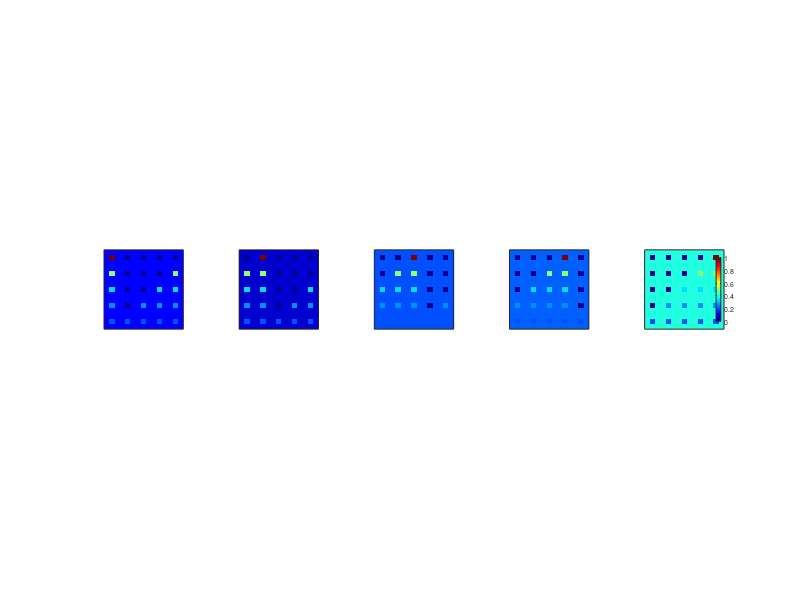
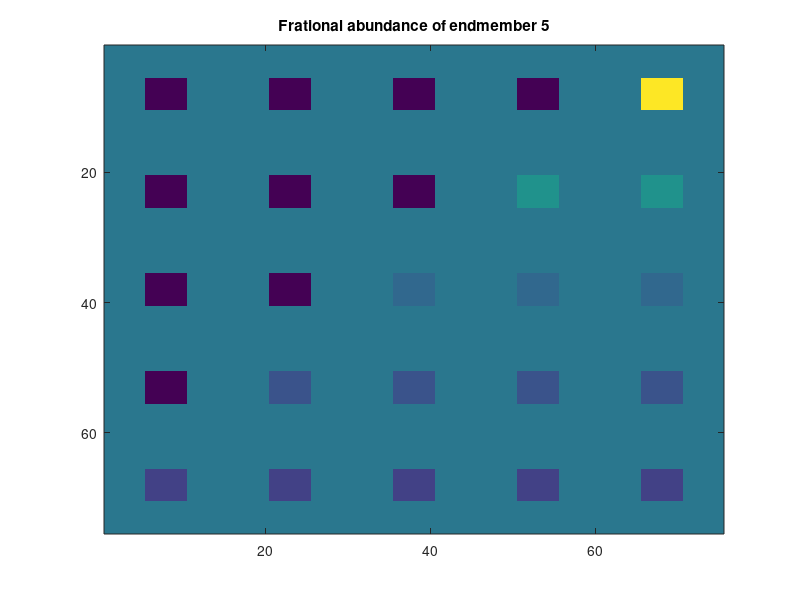

Here is the MATLAB script that generated these plots, in order: (Note: this script raises an error after producing the figures.)
%% demo1 MUA
% =========================================================================
%
% Demo of example 1 (DC1) of the paper.
%   
% [1] Borsoi, R. A., Imbiriba, T., Bermudez, J. C. M., Richard, C. A Fast Multiscale Spatial Regularization for Sparse Hyperspectral Unmixing. IEEE Geoscience and Remote Sensing Letters, 2018.
%   
%   Sparse unmixing using a multiscale spatial regularization method based on the 
%   segmentation/superpixel decomposition of the HSI. Other techniques
%   are included for comparisson (SUNSAL, SUNSAL-TV and S2WSP). Please refer to [1]
%   for more details.
% 
% 
% Original code by Iordache and Bioucas-Dias
% Modified by: Ricardo Borsoi, 2017
% =========================================================================
%
% 
% 
% This demo illustrates the sunsal_TV sparse regression algorithm
% introduced in the paper 
%
%  M.-D. Iordache, J. Bioucas-Dias, and A. Plaza, "Total variation spatial 
%  regularization for sparse hyperspectral unmixing", IEEE Transactions on 
%  Geoscience and Remote Sensing, vol. PP, no. 99, pp. 1-19, 2012.
%
% which solves the optimization problem
%
%   min  0.5*||AX-Y||^2_F + lambda_1 ||X||_{1,1} + lambda_tv TV(X) 
%   X>=0
%
%
%  Demo parameters:
%     p = 5                             % number of endmembers
%     SNR = 40 dB      
%     size(A) = [220, 240]              % size of the library
%     min angle(a_i, a_j) = 4.44 degs   % minimum angle between any two
%                                       % elements of A
%       
%  Notes:
%
%    You may change the demo parameters, namely SNR, the noise correlation,
%    the size of dictionary A by changing min_angle, and the true endmember 
%    matrix M, which, in any case, must contain p=5 columns. 
% 
%   Please keep in mind the following:
%
%     a) sunsal  adapts automatically  the ADMM parameter for 
%        convergence speed 
%  
%     b) sunsal_tv deoes not adapts automatically  the ADMM parameter. 
%        So the inputted parameter mu has a  critical impact on the
%        convergence speed
%
%     c) the regularization parameters  were hand tuned for optimal
%        performance.
% 
% Author: Jose Bioucas Dias, August 2012
%


close all
clear all
clc

mkdir('examples/DC0')
% mkdir('mat_data')

%%
%%%%%%%%%%%%%%%%%%%%%%%%%%%%%%%%%%%%%%%%%%%%%%%%%%%%%%%%%%%%%%%%%%%%%%%%%%
%  Generate data
%%%%%%%%%%%%%%%%%%%%%%%%%%%%%%%%%%%%%%%%%%%%%%%%%%%%%%%%%%%%%%%%%%%%%%%%%%
% number of end members
p = 5;  % fixed for this demo

%SNR in dB
SNR = 30; 20;30;30;20;
% noise bandwidth in pixels of the noise  low pass filter (Gaussian)
bandwidth = 10000; % 10000 == iid noise
%bandwidth = 5*pi/224; % colored noise 


% define random states
rand('state',10);
randn('state',10);


%% 
%%%%%%%%%%%%%%%%%%%%%%%%%%%%%%%%%%%%%%%%%%%%%%%%%%%%%%%%%%%%%%%%%%%%%%%%%%%
% gererate fractional abundances
%%%%%%%%%%%%%%%%%%%%%%%%%%%%%%%%%%%%%%%%%%%%%%%%%%%%%%%%%%%%%%%%%%%%%%%%%%%

% pure pixels
x1 = eye(p);

% mixtures with two materials
x2 = x1 + circshift(eye(p),[1 0]);

% mixtures with three materials
x3 = x2 + circshift(eye(p),[2 0]);

% mixtures with four  materials
x4 = x3 + circshift(eye(p),[3 0]);

% mixtures with four  materials
x5 = x4 + circshift(eye(p),[4 0]);


% normalize
x2 = x2/2;
x3 = x3/3;
x4 = x4/4;
x5 = x5/5;


% background (random mixture)
%x6 = dirichlet(ones(p,1),1)';
x6 = [0.1149 0.0741  0.2003 0.2055, 0.4051]';   % as in the paper

% build a matrix
xt = [x1 x2 x3 x4 x5 x6];


% build image of indices to xt
imp = zeros(3);
imp(2,2)=1;


imind = [imp*1  imp*2 imp* 3 imp*4 imp*5;
    imp*6  imp*7 imp* 8 imp*9 imp*10;
    imp*11  imp*12 imp*13 imp*14 imp*15;
    imp*16  imp*17 imp* 18 imp*19 imp*20;
    imp*21  imp*22 imp* 23 imp*24 imp*25];

imind = kron(imind,ones(5));

% set backround index
imind(imind == 0) = 26;

% generare frectional abundances for all pixels
[nl,nc] = size(imind);
np = nl*nc;     % number of pixels
for i=1:np
    X(:,i) = xt(:,imind(i));
end


% reshape and plot some figures
Xim = reshape(X',nl,nc,p);

%  image endmember 1
figure(1)
imagesc(Xim(:,:,5))
title('Frational abundance of endmember 5')

%  Size of the image
nl = size(imind,1);
nc = size(imind,2);


%% Plot all endmembers
figure
subplot(1,5,1)
imagesc(Xim(:,:,1), [0 1])
axis square, set(gca,'xtick',[]), set(gca,'xticklabel',[]), set(gca,'ytick',[]), set(gca,'yticklabel',[])

subplot(1,5,2)
imagesc(Xim(:,:,2), [0 1])
axis square, set(gca,'xtick',[]), set(gca,'xticklabel',[]), set(gca,'ytick',[]), set(gca,'yticklabel',[])

subplot(1,5,3)
imagesc(Xim(:,:,3), [0 1])
axis square, set(gca,'xtick',[]), set(gca,'xticklabel',[]), set(gca,'ytick',[]), set(gca,'yticklabel',[])

subplot(1,5,4)
imagesc(Xim(:,:,4), [0 1])
axis square, set(gca,'xtick',[]), set(gca,'xticklabel',[]), set(gca,'ytick',[]), set(gca,'yticklabel',[])

h2 = subplot(1,5,5);
imagesc(Xim(:,:,5), [0 1])
axis square, set(gca,'xtick',[]), set(gca,'xticklabel',[]), set(gca,'ytick',[]), set(gca,'yticklabel',[])
originalSize2 = get(gca, 'Position');

h=colorbar; 
set(h2, 'Position', originalSize2);
set(h,'fontsize',5);

colormap jet

print('examples/DC0/true_abundances_DC0','-depsc')
close all

%%
%%%%%%%%%%%%%%%%%%%%%%%%%%%%%%%%%%%%%%%%%%%%%%%%%%%%%%%%%%%%%%%%%%%%%%%%%%%
% buid the dictionary 
%%%%%%%%%%%%%%%%%%%%%%%%%%%%%%%%%%%%%%%%%%%%%%%%%%%%%%%%%%%%%%%%%%%%%%%%%%%
load USGS_1995_Library.mat
%  order bands by increasing wavelength
[dummy index] = sort(datalib(:,1));
A =  datalib(index,4:end);
names = names(4:end,:);


% prune the library 
% min angle (in degres) between any two signatures 
% the larger min_angle the easier is the sparse regression problem
min_angle = 4.44;       
[A, index] = prune_library2(A,min_angle); % 240  signature 
names = names(index',:);

% order  the columns of A by decreasing angles 
[A, index, angles] = sort_library_by_angle(A);
names = names(index',:);


% Names of the first 10 ordered materials, with 4.44 deg. prunning:
% 1 - Jarosite GDS99 K,Sy 200C
% 2 - Jarosite GDS101 Na,Sy 200
% 3 - Anorthite HS349.3B 
% 4 - Calcite WS272 
% 5 - Alunite GDS83 Na63 
% 6 - Howlite GDS155
% 7 - Corrensite CorWa-1
% 8 - Fassaite HS118.3B  
% 9 - Adularia GDS57 Orthoclase  
% 10 - Andradite NMNH113829 


%% select p endmembers  from A

% angles (a_1,a_j) \sisizemeq min_angle)
% supp = 1:p;
supp = [2 3 4 5 6]; % dont get two Jarosites

% % Sample endmembers at random
% supp = randsample(size(A,2), p);

M = A(:,supp);
[L,p] = size(M);  % L = number of bands; p = number of material


%%
%---------------------------------
% generate  the observed  data X
%---------------------------------

% set noise standard deviation
sigma = sqrt(sum(sum((M*X).^2))/np/L/10^(SNR/10));
% generate Gaussian iid noise
noise = sigma*randn(L,np);


% make noise correlated by low pass filtering
% low pass filter (Gaussian)
filter_coef = exp(-(0:L-1).^2/2/bandwidth.^2)';
scale = sqrt(L/sum(filter_coef.^2));
filter_coef = scale*filter_coef;
noise = idct(dct(noise).*repmat(filter_coef,1,np));

%  observed spectral vector
Y = M*X + noise;


% create  true X wrt  the library A
n = size(A,2);
N = nl*nc;
XT = zeros(n,N);
XT(supp,:) = X;







%%
%%%%%%%%%%%%%%%%%%%%%%%%%%%%%%%%%%%%%%%%%%%%%%%%%%%%%%%%%%%%%%%%%%%%%%%%%%%
% Regularization using K-means
%%%%%%%%%%%%%%%%%%%%%%%%%%%%%%%%%%%%%%%%%%%%%%%%%%%%%%%%%%%%%%%%%%%%%%%%%%%

% define random states
rand('state',10);
randn('state',10);

% Select parameters acording to SNR
if SNR == 40
    % 40db
    error('No parameters for this SNR!')
elseif SNR == 30
    lambda1_sp = 0.005;
    lambda2_sp = 0.05;
    beta       = 10; % opt = 30, flat surface
    kmensCsize = 7;
    
elseif SNR == 20
    lambda1_sp = 0.005;
    lambda2_sp = 0.5;
    beta       = 30;
    kmensCsize = 13;
end


    
rmpath('vlfeat-0.9.20/toolbox/noprefix')

% Determine the number of clusters
NclustKmeans = floor(N/kmensCsize^2);



tic

Y2 = reshape(Y', nl, nc, L);   
Y2a = Y2;
% reorder and rescale data into 2-D array
[numRows,numCols,numSpectra] = size(Y2);
scfact = mean(reshape(sqrt(sum(Y2.^2,3)), numRows*numCols, 1));
Y2 = Y2./scfact;
imgVec = reshape(Y2, [numRows*numCols numSpectra]);

% apply k-means
[IDX, C] = kmeans(Y', NclustKmeans, 'Distance', 'correlation','Start',rand(NclustKmeans,L));

IDX = IDX - 1;
spSegs = reshape(IDX', nl, nc, 1); 
numSuperpixels = NclustKmeans;


% ------
% Unmix the clusters

Y3 = zeros(size(Y2));
avg_superpx = zeros(1, numSuperpixels+1, L);

for i=0:numSuperpixels
    [rowi, coli] = find(spSegs==i);
    
    for j=1:length(rowi)
        % Averages all pixels inside each superpixel
        if j == 1
            avg_superpx(1,i+1,:) = (1/length(rowi)) * Y2a(rowi(j),coli(j),:);
        else
            avg_superpx(1,i+1,:) = avg_superpx(1,i+1,:) + (1/length(rowi)) * Y2a(rowi(j),coli(j),:);
        end
    end
    
    % This is optional (for visualization)
    for j=1:length(rowi)
        Y3(rowi(j),coli(j),:) = avg_superpx(1,i+1,:);
    end
end



% %%
% Unmix each superpixel individually
[X_hat_l1_t_kmeans] = sunsal(A,squeeze(avg_superpx)','lambda',lambda1_sp,'ADDONE','no','POSITIVITY','yes', ...
                       'TOL',1e-4, 'AL_iters',2000,'verbose','yes');

% Re-attribute the abundances for the entire matrix
temp = zeros(size(Y2,1), size(Y2,2), n);
for i=0:numSuperpixels
    [rowi, coli] = find(spSegs==i);
    
    % Attributes unmixing result to all pixels in a voxel
    for j=1:length(rowi)
        temp(rowi(j),coli(j),:) = X_hat_l1_t_kmeans(:,i+1);
    end
end

X_hat_l1_kmeans = reshape(temp, [size(Y2,1)*size(Y2,2) n])';

% constrained least squares l2-l1 
[X_hat_l1_kmeans] =  sunsal_spreg(A,Y,X_hat_l1_kmeans,beta,'lambda',lambda2_sp,'ADDONE','no','POSITIVITY','yes', ...
                    'TOL',1e-4, 'AL_iters',2000,'verbose','yes');
timeKmeans = toc;

SRE_l1_kmeans = 20*log10(norm(XT,'fro')/norm(X_hat_l1_kmeans-XT,'fro'));
disp(SRE_l1_kmeans)
















%%
%%%%%%%%%%%%%%%%%%%%%%%%%%%%%%%%%%%%%%%%%%%%%%%%%%%%%%%%%%%%%%%%%%%%%%%%%%%
% Multiscale regularization using segmentation (watershed)
%%%%%%%%%%%%%%%%%%%%%%%%%%%%%%%%%%%%%%%%%%%%%%%%%%%%%%%%%%%%%%%%%%%%%%%%%%%

addpath(genpath('HSI_segmentation'))


% Select parameters acording to SNR, considering dirichlet data
if SNR == 40
    % 40db
    error('No parameters for this SNR!')
elseif SNR == 30
    % 30db
    lambda1_sp = 0.005;
    lambda2_sp = 0.1;
    beta       = 30; % opt = 30, flat surface
    sideBPT    = 10;
elseif SNR == 20
    % 20db
    lambda1_sp = 0.005;
    lambda2_sp = 0.1;
    beta       = 30;
    sideBPT    = 14;
end


% Set thenumber of partitions
numBPTsegs = floor(N/sideBPT^2);



tic

Y2 = reshape(Y', nl, nc, L);   
Y2a = Y2;
% reorder and rescale data into 2-D array
[numRows,numCols,numSpectra] = size(Y2);
scfact = mean(reshape(sqrt(sum(Y2.^2,3)), numRows*numCols, 1));
Y2 = Y2./scfact;
imgVec = reshape(Y2, [numRows*numCols numSpectra]);


% Main for BPT construction and processing
% Initial segmentation

% It is assumed that a N-D image "im" has been already loaded, and a RGB
% version "imrgb" of this image is also available (for segmentation display
% purposes)

% first get a pre-segmentation of the image (optional, but advised...)
% Several methods are possible, such as watershed segmentation, SLIC or
% mean shift clustering (code is available online for SLIC and MSC)
% Here is provided the multidimensional watershed algorithm
% Best pre-segmentation algorithm is the mean shift clustering without any
% doubt

im = Y2a;
imrgb = Y2a(:,:,[10 20 90]);

% Segmentation by multidimensional watershed
% ------------------------------------------
SEG = multidimwatershed(im,'supremum');
initsegmap = SEG.whed;

% build data structures

% The two available region models are the region-wise mean vector "R_mean" 
% and the region-wise collection of histograms "R_hist", with a bunch of
% associated metrics (Euclidean, L1 and Linfinity norms, SAM,
% Kullback-Leibleir and Jensen-Shannon for the mean model, Battacharyya and
% Diffusion distance  for the histogram model)

% The field specmerging in structure DAT has to be specified as
% "merging_mean" or "merging_hist" according to the chosen region model
DAT = struct;
DAT.data = im;
DAT.initsegmap = initsegmap;
DAT.regionmodel = @R_mean;
DAT.mergingcriterion = @O_SAM;
DAT.specmerging = @merging_mean;
DAT.prioritysize = @priority_size;

% build BPT
T = buildBPT(DAT);

% Process/prune BPT
% BPT processing can be done in different way, and must be specifically
% tuned to the desired goal.

% A simple way to process the BPT is to extract a given number of regions N,
% which will constitute a partition featuring the N most dissimilar regions
% created during the construction of the BPT.

prunedtree = pruneBPTnbregions(T,numBPTsegs); % N=10


% Display partition
segregions = retrievesegmentation(prunedtree,initsegmap,'regions',imrgb);
% drawborders(imrgb,segregions,'red');
% imrgbmean = displaysegmentationfalsecolors(segregions,imrgb);
% figure, imshow(imrgbmean)


temppp = -ones(size(segregions));
tempVals = sort(unique(segregions));
for iii = 1:length(tempVals)
    temppp(segregions == tempVals(iii)) = iii;
end
temppp = temppp-1;

% figure, imagesc(segregions)
% figure, imagesc(temppp)

if any(temppp == -1)
    error('Error in the segmentation regions partitioning!')
end



spSegs = temppp;
numSuperpixels = numBPTsegs;

% % compute superpixels
% disp('Computing SLIC Superpixels...');
% spSegs = vl_slic(single(Y2), slic_size, slic_reg);
% numSuperpixels = double(max(spSegs(:)))+1; 

% ------
% Unmix the clusters

Y3 = zeros(size(Y2));
avg_superpx = zeros(1, numSuperpixels+1, L);

for i=0:numSuperpixels
    [rowi, coli] = find(spSegs==i);
    
    for j=1:length(rowi)
        % Averages all pixels inside each superpixel
        if j == 1
            avg_superpx(1,i+1,:) = (1/length(rowi)) * Y2a(rowi(j),coli(j),:);
        else
            avg_superpx(1,i+1,:) = avg_superpx(1,i+1,:) + (1/length(rowi)) * Y2a(rowi(j),coli(j),:);
        end
    end
    
    % This is optional (for visualization)
    for j=1:length(rowi)
        Y3(rowi(j),coli(j),:) = avg_superpx(1,i+1,:);
    end
end


% %%
% Unmix each superpixel individually
[X_hat_l1_t_BPT] = sunsal(A,squeeze(avg_superpx)','lambda',lambda1_sp,'ADDONE','no','POSITIVITY','yes', ...
                       'TOL',1e-4, 'AL_iters',2000,'verbose','yes');

% Re-attribute the abundances for the entire matrix
temp = zeros(size(Y2,1), size(Y2,2), n);
for i=0:numSuperpixels
    [rowi, coli] = find(spSegs==i);
    
    % Attributes unmixing result to all pixels in a voxel
    for j=1:length(rowi)
        temp(rowi(j),coli(j),:) = X_hat_l1_t_BPT(:,i+1);
    end
end

X_hat_l1_BPT = reshape(temp, [size(Y2,1)*size(Y2,2) n])';

% constrained least squares l2-l1 
[X_hat_l1_BPT] =  sunsal_spreg(A,Y,X_hat_l1_BPT,beta,'lambda',lambda2_sp,'ADDONE','no','POSITIVITY','yes', ...
                    'TOL',1e-4, 'AL_iters',2000,'verbose','yes');
timeBPT = toc;

SRE_l1_BPT = 20*log10(norm(XT,'fro')/norm(X_hat_l1_BPT-XT,'fro'));
disp(SRE_l1_BPT)

% % endmember no. 5
% X_hat_l1_spreg_im = reshape(X_hat_l1_spreg', nl,nc,n);       
% figure, imagesc(X_hat_l1_spreg_im(:,:,supp(5)))
% title('Spreg - Frational abundance of endmember 5')








%%
%%%%%%%%%%%%%%%%%%%%%%%%%%%%%%%%%%%%%%%%%%%%%%%%%%%%%%%%%%%%%%%%%%%%%%%%%%%
% Multiscale regularization using superpixels
%%%%%%%%%%%%%%%%%%%%%%%%%%%%%%%%%%%%%%%%%%%%%%%%%%%%%%%%%%%%%%%%%%%%%%%%%%%

% Decompose the image into homogeneous regions and apply clustering
% individually 

addpath vlfeat-0.9.20
run('vlfeat-0.9.20/toolbox/vl_setup')


% Select parameters acording to SNR, considering dirichlet data
if SNR == 40
    % 40db
    lambda1_sp = 1e-3;
    lambda2_sp = 0.01;
    beta       = 10; % opt = 30, flat surface
    slic_size  = 5;
    slic_reg   = 0.01;
    
elseif SNR == 30
    % 30db
    lambda1_sp = 0.007;
    lambda2_sp = 0.05;
    beta       = 10; % opt = 30, flat surface
    slic_size  = 5;
    slic_reg   = 0.005;
    
elseif SNR == 20
    % 20db
    lambda1_sp = 0.03;
    lambda2_sp = 0.1;
    beta       = 30;
    slic_size  = 6;
    slic_reg   = 0.005;
end


Y2 = reshape(Y', nl, nc, L);   
Y2a = Y2;

tic

% reorder and rescale data into 2-D array
[numRows,numCols,numSpectra] = size(Y2);
scfact = mean(reshape(sqrt(sum(Y2.^2,3)), numRows*numCols, 1));
Y2 = Y2./scfact;
imgVec = reshape(Y2, [numRows*numCols numSpectra]);

% compute superpixels
disp('Computing SLIC Superpixels...');
spSegs = vl_slic(single(Y2), slic_size, slic_reg);
numSuperpixels = double(max(spSegs(:)))+1; 


% ------
% Unmix the superpixels

Y3 = zeros(size(Y2));
avg_superpx = zeros(1, numSuperpixels+1, L);

for i=0:numSuperpixels
    [rowi, coli] = find(spSegs==i);
    
    for j=1:length(rowi)
        % Averages all pixels inside each superpixel
        if j == 1
            avg_superpx(1,i+1,:) = (1/length(rowi)) * Y2a(rowi(j),coli(j),:);
        else
            avg_superpx(1,i+1,:) = avg_superpx(1,i+1,:) + (1/length(rowi)) * Y2a(rowi(j),coli(j),:);
        end
    end
    
    % This is optional (for visualization)
    for j=1:length(rowi)
        Y3(rowi(j),coli(j),:) = avg_superpx(1,i+1,:);
    end
end


% %%
% Unmix each superpixel individually
[X_hat_l1_suppx] = sunsal(A,squeeze(avg_superpx)','lambda',lambda1_sp,'ADDONE','no','POSITIVITY','yes', ...
                       'TOL',1e-4, 'AL_iters',2000,'verbose','yes');

% Re-attribute the abundances for the entire matrix
temp = zeros(size(Y2,1), size(Y2,2), n);
for i=0:numSuperpixels
    [rowi, coli] = find(spSegs==i);
    
    % Attributes unmixing result to all pixels in a voxel
    for j=1:length(rowi)
        temp(rowi(j),coli(j),:) = X_hat_l1_suppx(:,i+1);
    end
end

X_hat_l1_spreg = reshape(temp, [size(Y2,1)*size(Y2,2) n])';

% constrained least squares l2-l1 
[X_hat_l1_spreg] =  sunsal_spreg(A,Y,X_hat_l1_spreg,beta,'lambda',lambda2_sp,'ADDONE','no','POSITIVITY','yes', ...
                    'TOL',1e-4, 'AL_iters',2000,'verbose','yes');
timeMscale = toc;

SRE_l1_spreg = 20*log10(norm(XT,'fro')/norm(X_hat_l1_spreg-XT,'fro'));


% % endmember no. 5
% X_hat_l1_spreg_im = reshape(X_hat_l1_spreg', nl,nc,n);       
% figure, imagesc(X_hat_l1_spreg_im(:,:,supp(5)))
% title('Spreg - Frational abundance of endmember 5')






% ------------------------------------------
% display image of superpixels (optional)
[sx,sy] = vl_grad(double(spSegs), 'type', 'forward') ;
s = find(sx | sy) ;
imgColor = Y2(:,:,[29 15 12]);
imgColor = uint8(255*(imgColor - min(imgColor(:)))./(max(imgColor(:))-min(imgColor(:))));
imgS = imgColor; 
imgS([s s+numel(imgColor(:,:,1)) s+2*numel(imgColor(:,:,1))]) = 0;
figure; imshow(imgS);



















%%
%%%%%%%%%%%%%%%%%%%%%%%%%%%%%%%%%%%%%%%%%%%%%%%%%%%%%%%%%%%%%%%%%%%%%%%%%%%
% SUNSAL and SUNSAL_TV solutions
%%%%%%%%%%%%%%%%%%%%%%%%%%%%%%%%%%%%%%%%%%%%%%%%%%%%%%%%%%%%%%%%%%%%%%%%%%%


                
%% constrained least squares l2-l1   (SUnSAL)              
% Select parameters acording to SNR, considering dirichlet data
if SNR == 40
    % 40db
    lambda = 0.01;
    
elseif SNR == 30
    % 30db
    lambda = 0.1;
    
elseif SNR == 20
    % 20db
    lambda = 0.7;
end

tic
[X_hat_l1] =  sunsal(A,Y,'lambda',lambda,'ADDONE','no','POSITIVITY','yes', ...
                    'TOL',1e-4, 'AL_iters',2000,'verbose','yes');
timeSunsal = toc;

SRE_l1 = 20*log10(norm(XT,'fro')/norm(X_hat_l1-XT,'fro'));



%% constrained least squares l2-l1-TV   (SUnSAL-TV)      
% Select parameters acording to SNR, considering dirichlet data
if SNR == 40
    % 40db
    lambda    = 0.001;
    lambda_TV = 0.003;
    
elseif SNR == 30
    % 30db
    lambda    = 0.007;
    lambda_TV = 0.01;
    
elseif SNR == 20
    % 20db
    lambda    = 0.05;
    lambda_TV = 0.05;
end



tic
[X_hat_tv,res,rmse] = sunsal_tv(A,Y,'MU',0.05,'POSITIVITY','yes','ADDONE','no', ...
                              'LAMBDA_1',lambda,'LAMBDA_TV', lambda_TV, 'TV_TYPE','niso',...
                              'IM_SIZE',[nl,nc],'AL_ITERS',200, 'TRUE_X', XT,  'VERBOSE','yes');
timeTV = toc;

SRE_tv = 20*log10(norm(XT,'fro')/norm(X_hat_tv-XT,'fro')); 
             




%%%%%%%%%%%%%%%%%%%%%%%%%%%%%%%%%%%%%%%%%%%%%%%%%%%%%%%%%%%%%%%%%%%%%%%%%%%
% Constrained least squares using l2-l1-swSp solution
%%%%%%%%%%%%%%%%%%%%%%%%%%%%%%%%%%%%%%%%%%%%%%%%%%%%%%%%%%%%%%%%%%%%%%%%%%%
   
% Select parameters acording to SNR
if SNR == 40
    % 40db
    
elseif SNR == 30
    % 30db
    lambda_swsp = 5e-3;
    
elseif SNR == 20
    % 20db
    lambda_swsp = 100e-3;
end


tic
[X_hat_l21LC,res2,rmse_ni] = sunsal_tv_lw_sp(A,Y,'MU',0.5,'POSITIVITY','yes','ADDONE','no', ...
                               'LAMBDA_1',lambda_swsp,'IM_SIZE',[nl,nc],'AL_ITERS',5,'TRUE_X', XT, 'VERBOSE','yes');  
time_swsp = toc;

SRE_swsp = 20*log10(norm(XT,'fro')/norm(X_hat_l21LC-XT,'fro')); 
   


%%
%%%%%%%%%%%%%%%%%%%%%%%%%%%%%%%%%%%%%%%%%%%%%%%%%%%%%%%%%%%%%%%%%%%%%%%%%
% print results
%%%%%%%%%%%%%%%%%%%%%%%%%%%%%%%%%%%%%%%%%%%%%%%%%%%%%%%%%%%%%%%%%%%%%%%%%%


fprintf('\n\n SIGNAL-TO-RECONSTRUCTION ERRORS (SRE)\n\n')

fprintf('SRE-l1 = %2.3f\n', SRE_l1)
fprintf('SRE-TV = %2.3f\n', SRE_tv)
fprintf('SRE_SPx-Mscale = %2.3f\n', SRE_l1_spreg)
fprintf('SRE_kmeans = %2.3f\n', SRE_l1_kmeans)
fprintf('SRE_BPT = %2.3f\n', SRE_l1_BPT)
fprintf('SRE_swsp = %2.3f\n\n', SRE_swsp)


fprintf('\n\n EXECUTION TIME \n\n')

fprintf('TIME-l1 = %2.3f\n', timeSunsal)
fprintf('TIME-TV = %2.3f\n', timeTV)
fprintf('TIME_SPx-Mscale = %2.3f\n', timeMscale)
fprintf('TIME-kmeans = %2.3f\n', timeKmeans)
fprintf('TIME-BPT = %2.3f\n', timeBPT)
fprintf('TIME-SWSP = %2.3f\n\n', time_swsp)  

        





%%


X_hat_l1_im       = reshape(X_hat_l1', nl,nc,n);  
X_hat_tv_im       = reshape(X_hat_tv', nl,nc,n);  
X_hat_l1_spreg_im = reshape(X_hat_l1_spreg', nl,nc,n);  
X_hat_kmeans_im   = reshape(X_hat_l1_kmeans', nl,nc,n);  
X_hat_segment_im  = reshape(X_hat_l1_BPT', nl,nc,n);  
X_hat_l21LC_im    = reshape(X_hat_l21LC', nl,nc,n); 


em_idx = 2;

figure
% [ha, pos] = tight_subplot(1,5,[.025 .025],[.05 .05],[.05 .15]);
[ha, pos] = tight_subplot(1,5,[.025 .015],[.05 .05],[.05 .15]);


axes(ha(1));
imagesc(Xim(:,:,(em_idx)), [0 1])
axis square, set(gca,'xtick',[]), set(gca,'xticklabel',[]), set(gca,'ytick',[]), set(gca,'yticklabel',[])

axes(ha(2));
imagesc(X_hat_tv_im(:,:,supp(em_idx)), [0 1])
axis square, set(gca,'xtick',[]), set(gca,'xticklabel',[]), set(gca,'ytick',[]), set(gca,'yticklabel',[])

axes(ha(3));
imagesc(X_hat_l21LC_im(:,:,supp(em_idx)), [0 1])
axis square, set(gca,'xtick',[]), set(gca,'xticklabel',[]), set(gca,'ytick',[]), set(gca,'yticklabel',[])

axes(ha(4));
imagesc(X_hat_segment_im(:,:,supp(em_idx)), [0 1])
axis square, set(gca,'xtick',[]), set(gca,'xticklabel',[]), set(gca,'ytick',[]), set(gca,'yticklabel',[])

axes(ha(5));
imagesc(X_hat_l1_spreg_im(:,:,supp(em_idx)), [0 1])
axis square, set(gca,'xtick',[]), set(gca,'xticklabel',[]), set(gca,'ytick',[]), set(gca,'yticklabel',[])
originalSize2 = get(gca, 'Position');

h=colorbar; 
set(ha(5), 'Position', originalSize2);
% set(h,'fontsize',5);
set(h,'fontsize',8);

colormap jet
print(strcat('examples/DC1b/estim_abundances_DC0_SNR',num2str(SNR),'_tght'),'-dpdf')


























